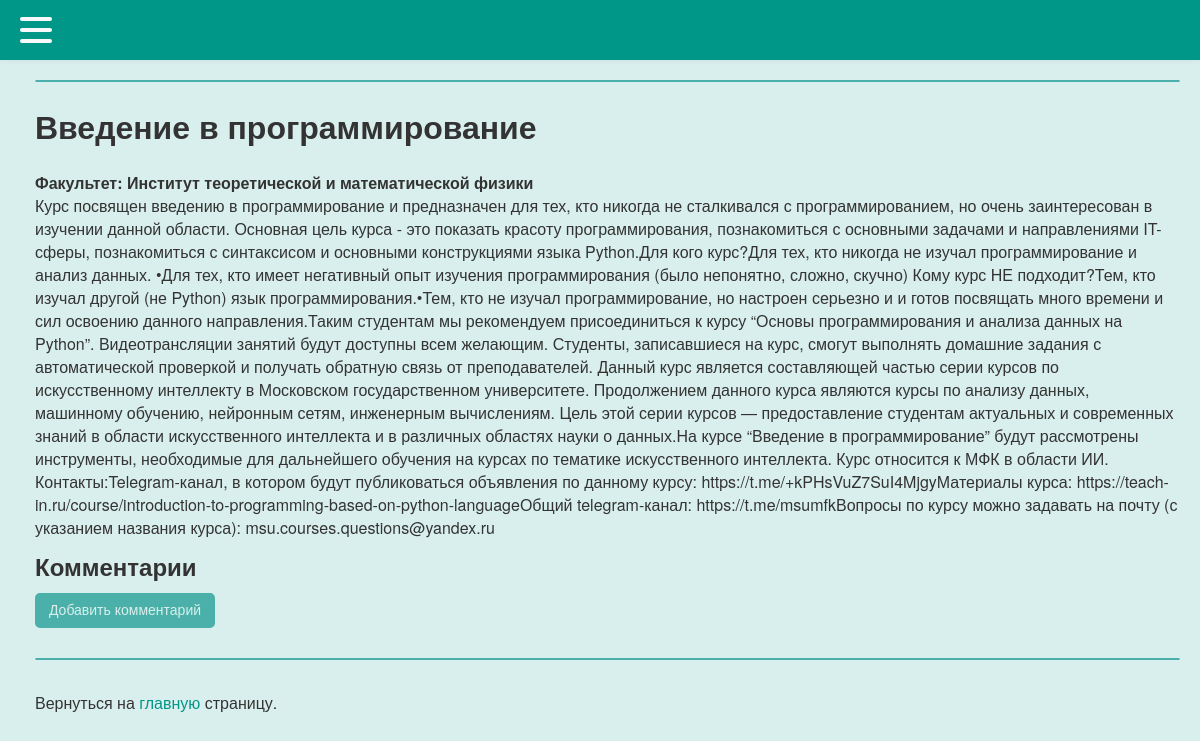
The app's page /mfk/220, older data.
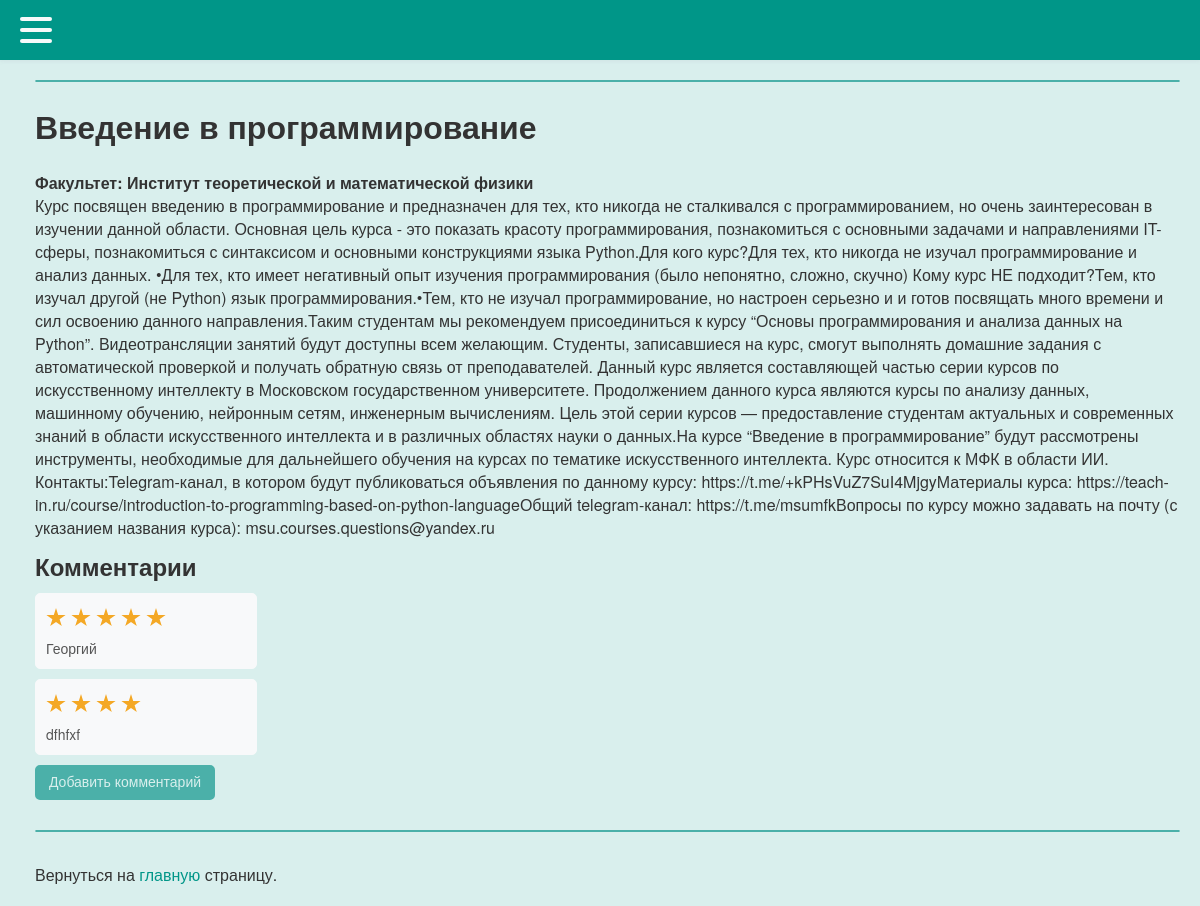
The same page, newer data.
### tables this page shows
CREATE TABLE comments (
id integer PRIMARY KEY AUTOINCREMENT,
username text,
mfkname text,
score text,
mfktitle text
);

### testApp.py (the view)
@app.route("/mfk/<alias>", methods=['GET', 'POST'])
def showMfk(alias):
    mfk = dbase.getMfk(alias)
    if not mfk:
        abort(404)
    return render_template('mfk.html', menu=menu, mfk=mfk, alias=alias, my_comments=dbase.getComment(alias))

### FDataBase.py (called while the page is built)
    def getMfk(self, alias):
        try:
            self.__cur.execute(f"SELECT name, faculty, desc, online FROM mfk WHERE id LIKE '{alias}' LIMIT 1")
            res = self.__cur.fetchone()
            if res:
                return res
        except sqlite3.Error as e:
            print("Ошибка получения статьи из БД " + str(e))
        return (False, False)

    def getComment(self, alias):
        try:
            self.__cur.execute(f"SELECT username, mfkname, score FROM comments WHERE mfkname LIKE {alias}")
            res = self.__cur.fetchall()
            if res:
                return res
        except sqlite3.Error as e:
            print("Ошибка получения статьи из БД " + str(e))
        return ()

### testApp.py (called while the page is built)
def connect_db():
    conn = sqlite3.connect(app.config['DATABASE'])
    conn.row_factory = sqlite3.Row
    return conn

def get_db():
    if not hasattr(g, 'link_db'):
        g.link_db = connect_db()
    return g.link_db

@app.before_request
def before_request():
    global dbase
    db = get_db()
    dbase = FDataBase(db)

### templates/mfk.html (shortened to what this page needs)
{% extends 'index.html' %}
{% block content %}
        <h1>{{ mfk.name }}</h1>
        <b>Факультет: {{ mfk.faculty }}</b>
        <br>{{ mfk.desc }}
    <h2 style="margin-top: 10px; margin-bottom: 10px; ">Комментарии</h2>
    <ul class="list-comments">
        {% for m in my_comments %}
            <li>
                <p class="title">
                    <div class="comment_stars_background comment_container container">
                      <div class="comment_stars_background container__items">
                        {% for i in range(m.score|int) %}
                          <label class="comment_stars_background my_label" for="">
                            <div class="star-stroke">
                            </div>
                          </label>
                        {% endfor %}
                      </div>
                    </div>
                <p class="annonce">{{m.username}}<br>{{ m.text }}</p>
            </li>
        {% endfor %}
    </ul>
    <a class="my_a" href="{{ url_for('addComment', alias=alias)}}">
          <div class="button_container">
            <div class="center">
              <button class="btn">
                <span style="font-size: 14px;" class="btn_span">Добавить комментарий</span>
              </button>
            </div>
          </div>
    </a>
{% endblock %}

Row changes from the older to the newer data that the page shows:
added comments: score "5" (drawn), username "Георгий"
added comments: score "4" (drawn), username "dfhfxf"
